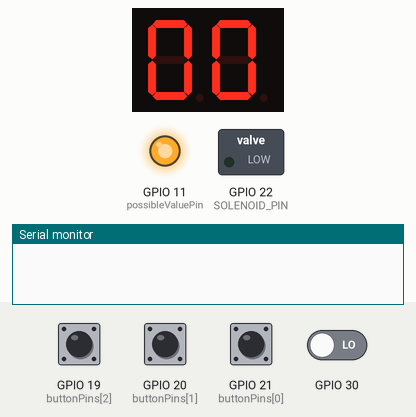
Bench run of a sketch on a simulated ESP32. On the bench: 2-digit seven-segment display, switched loads named in the sketch (green lamp = pin HIGH), output pins drawn as LEDs (lit = HIGH), the last lines printed to the serial monitor. Wiring (inferred from the names in the program): 2-digit 7-segment display, segments lit when LOW: segments GPIO 14, GPIO 15, GPIO 18, GPIO 17, GPIO 16, GPIO 13, GPIO 12; digit selects GPIO 9, GPIO 8. Inputs (shaded band) come from the test bench; at power-on: GPIO 19 (buttonPins[2]), GPIO 20 (buttonPins[1]), GPIO 21 (buttonPins[0]), GPIO 30 LOW. The segment pins are drawn as the display they are named for; pins used as bus, display or sensor lines are not drawn.

Above: at 1.2 s.
1.3 s: GPIO 19 (buttonPins[2]) pulled HIGH for 1 s
At 2.7 s:
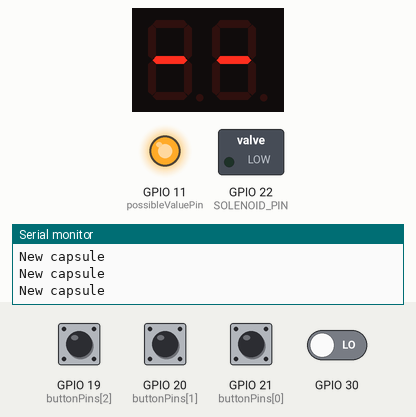
3.8 s: GPIO 20 (buttonPins[1]) pulled HIGH for 1 s
At 6.0 s:
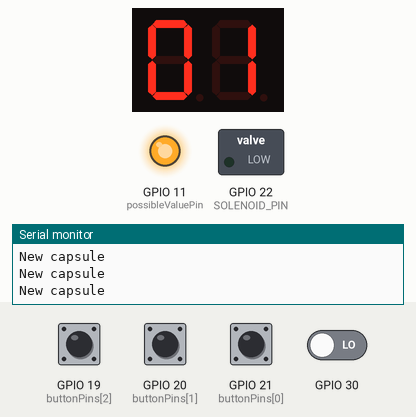
6.3 s: GPIO 20 (buttonPins[1]) pulled HIGH for 1 s
At 8.5 s:
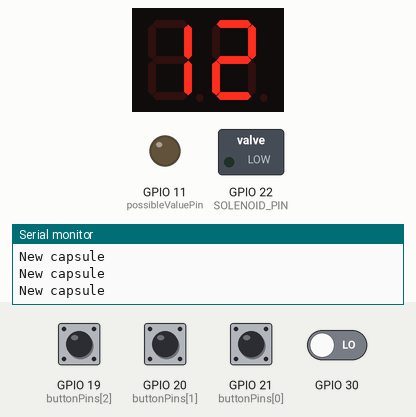
8.8 s: GPIO 19 (buttonPins[2]) pulled HIGH for 0.15 s
At 9.26 s:
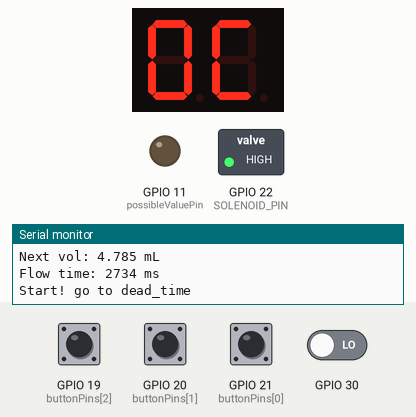
9.5 s: GPIO 30 driven HIGH
At 10.1 s:
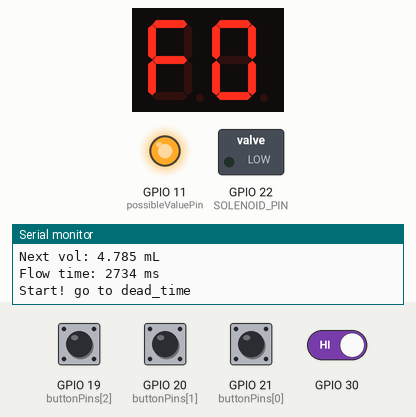
Timing chart, 0 to 14.1 s (numbered marks = the images above; inputs shaded):
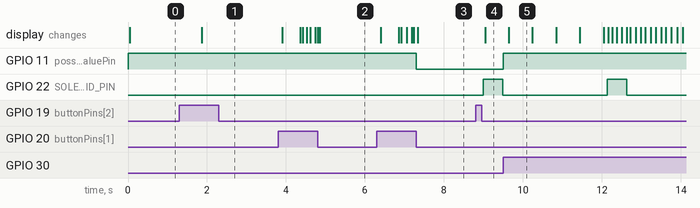

Measured:
- after the input at 1.3 s, the display: changes after 0.56 s (image 1)
- after the input at 3.8 s, the display: first changes after 0.10 s (image 2 shows a later state)
- after the input at 6.3 s, GPIO 11 (possibleValuePin): HIGH → LOW after 0.99 s; the display: first changes after 0.10 s (image 3 shows a later state)
- after the input at 8.8 s, GPIO 22 (SOLENOID_PIN): LOW → HIGH after 0.19 s, → LOW 0.50 s later; the display: changes after 0.24 s (image 4)
- after the input at 9.5 s, GPIO 11 (possibleValuePin): LOW → HIGH at once
- what the display in image 5 shows lasts 0.6 s, from 9.6 s to 10.2 s

The sketch:

caffeine-content.ino
```cpp
#include "Communication.h"
#include "MakeCoffe.h"
#include "Display.h"
#include "Buttons.h"

void setup() {
  pinMode(SOLENOID_PIN, OUTPUT);
  Serial.begin(115200);
  while (!Serial && millis() < 2000) { }

  setupCoffe();
  setupDisplay();
  setupButtons();

}

void loop() {

  loopSerialInput();
  loopCoffe();
  loopDisplay();
  loopButtons();

}
```

Buttons.cpp
```cpp
#include <Arduino.h>
#include "Buttons.h"
#include "MakeCoffe.h"
#include "Display.h"

#define HOLD 2 // Buttons have 3 states: LOW, HIGH and HOLD

const int possibleValuePin = 11;

// -------------------------------
// Button configuration
// -------------------------------
enum { MINUS = 0, PLUS = 1, OK = 2 };
const int buttonPins[3] = {21, 20, 19};   // MINUS, PLUS, OK

// Button timers
const unsigned long debounceTime = 30;     // Debounce delay
const unsigned long holdTime = 500;        // Time to entering in hold state
const unsigned long repeatInterval = 50;   // Time between ticks when the button is held

// -------------------------------
// Button state tracking
// -------------------------------
int  buttonState[3] = {LOW, LOW, LOW};          // Debounced state
bool lastReading[3] = {LOW, LOW, LOW};          // Last raw reading
unsigned long lastChangeTime[3] = {0, 0, 0};    // Last change time

int value = 0;  // Caffeine value
bool display_and_return = false; // When the value is not present, the first click in PLUS or MINUS should display the value but not dec/increment

// Initial configuration
void setupButtons(){
  for (int i = 0; i < 3; i++) {
    pinMode(buttonPins[i], INPUT_PULLDOWN);
  }
  pinMode(possibleValuePin, OUTPUT);
}

// Reset function (called on OK long press/hold)
void resetFunction() {
  value = 0;
  Serial.println("RESET");
}

// Called when Button <id> is pressed
void onButtonPress(int id){

  if(display_and_return){
    display_and_return = false;
    showNumber(value);
    return;
  }

  switch(id){
    case PLUS:
      if(value < 99) value++;
      //Serial.println(value);
      showNumber(value);
      break;

    case MINUS:
      if(value > 0) value--;
      //Serial.println(value);
      showNumber(value);
      break;
  }
}

// Called when Button <id> is released
void onButtonRelease(int id){

  switch(id){
    case OK:
      Serial.println("OK");
      newCoffe(String(value));
      break;
  }
}


// Called when Button <id> is long pressed
void onButtonHold(int id)
{
  switch(id){
    case PLUS:
      if(value < 99) value++;
      showNumber(value);
      //Serial.println(value);
      break;

    case MINUS:
      if(value > 0) value--;
      showNumber(value);
      //Serial.println(value);
      break;

    case OK: //Reset
      // The next button press will change from "--" to the previous value, but not inc or decrement
      display_and_return = true;
      showLetters("--");
      newCapsule();
      break;
  }
}

// Button state logic, calling onButtonPress(), onButtonRelease() and onButtonHold()
void loopButtons()
{
  digitalWrite(possibleValuePin, value < minimumCfi() || value > maximumCfi());

  static int id = 0;
  if(id++ >= 3) id = 0;

  bool reading = digitalRead(buttonPins[id]);

  // After hold mode, state returns low as soon as the button is released
  if(reading == LOW && buttonState[id] == HOLD){
    buttonState[id] = LOW;
  }

  if(reading != lastReading[id]){
    lastChangeTime[id] = millis(); // começou uma mudança
  }

  //Apenas considera depois de estabilizar no mesmo valor por 30 ms
  if(millis() - lastChangeTime[id] > debounceTime){
    if(reading + buttonState[id] == LOW + HIGH) { // reading and state are low and high or vice versa
      buttonState[id] = reading;
      if(buttonState[id] == HIGH)
          onButtonPress(id);
      else if(buttonState[id] == LOW)
          onButtonRelease(id);
    }
  }

  // Botão está premido e estável por mais de holdTime segundos => Inicia o estado de hold
  if(buttonState[id] == HIGH && millis() - lastChangeTime[id] > holdTime) {
    buttonState[id] = HOLD;
  }

  // Botão está em hold e passaram repeatInterval segundos desde o último tick => novo tick
  if(buttonState[id] == HOLD && millis() - lastChangeTime[id] > repeatInterval) {
    onButtonHold(id);
    lastChangeTime[id] = millis();
  }

  lastReading[id] = reading;
}
```

Buttons.h
```cpp
#pragma once

void setupButtons();

void loopButtons();
```

Communication.cpp
```cpp
#include <Arduino.h>
#include "Communication.h"
#include "MakeCoffe.h"
#include "Display.h"

String inputBuffer = "";

bool handleSerialInput() {
  while (Serial.available() > 0) {
    char c = Serial.read();

    if (c == '\n' || c == '\r') {
      if (inputBuffer.length() > 0) {
        return true;
      }
    } else {
      inputBuffer += c;
    }
  }
  return false;
}

void loopSerialInput() {

  if(!handleSerialInput())  return;

  String trimmed = inputBuffer;
  trimmed.trim();
  inputBuffer = "";

  int firstSpace = trimmed.indexOf(' ');
  String command, args;

  if (firstSpace == -1) {
    command = trimmed;
    args = "";
  } else {
    command = trimmed.substring(0, firstSpace);
    args = trimmed.substring(firstSpace + 1);
  }

  if (command.equalsIgnoreCase("coffe")) {
    newCoffe(args);
  }

  if (command.equalsIgnoreCase("capsule")) {
    newCapsule();
  }

  if (command.equalsIgnoreCase("number")) {
    showNumber(args.toInt());
  }

  if (command.equalsIgnoreCase("letters")) {
    showLetters(args);
  }

}
```

Communication.h
```cpp
#pragma once

//bool handleSerialInput();

void loopSerialInput();
```

Display.cpp
```cpp
#include <Arduino.h>
#include "Display.h"

// Segment pin order: A, B, C, D, E, F, G
const int segmentPins[7] = {14, 15, 18, 17, 16, 13, 12};

const int anode10 = 8, anode1 = 9;

// Digit-to-segment map for numbers 0–9
// 1 = segment ON, 0 = segment OFF
// For common-anode displays: ON = LOW, OFF = HIGH
const bool digitMap[][7] = {
 //A B C D E F G
  {1,1,1,1,1,1,0}, // 0
  {0,1,1,0,0,0,0}, // 1
  {1,1,0,1,1,0,1}, // 2
  {1,1,1,1,0,0,1}, // 3
  {0,1,1,0,0,1,1}, // 4
  {1,0,1,1,0,1,1}, // 5
  {1,0,1,1,1,1,1}, // 6
  {1,1,1,0,0,0,0}, // 7
  {1,1,1,1,1,1,1}, // 8
  {1,1,1,1,0,1,1}, // 9

  {1,0,0,1,1,1,0}, // C  //10
  {1,1,1,1,1,1,0}, // O  //11
  {1,0,0,0,1,1,1}, // F  //12
  {1,0,0,1,1,1,1}, // E  //13
  {0,0,0,0,0,0,1}  // -  //14
};


void setupDisplay(){
  for (int i = 0; i < 7; i++) {
    pinMode(segmentPins[i], OUTPUT);
    digitalWrite(segmentPins[i], HIGH); // OFF for common-anode
  }

  pinMode(anode10, OUTPUT);
  digitalWrite(anode10, LOW);

  pinMode(anode1, OUTPUT);
  digitalWrite(anode1, LOW);
}


// Displays a single digit (0–9) on the 7-segment display
void showDigit(int digit) {

  if(digit < 0){
    for (int i = 0; i < 7; i++)  digitalWrite(segmentPins[i], HIGH);  //CLEAR
    return;
  }

  // For common-anode: LOW = ON, HIGH = OFF
  for (int i = 0; i < 7; i++)  digitalWrite(segmentPins[i], digitMap[digit][i] ? LOW : HIGH);
}

int digit_left = 0, digit_right = 0;

// Changes digit_left and digit_right so loopDisplay() shows the <number>
void showNumber(int number){

   // If invalid number: -1 means nothing to display
  if(number < 0 || number > 99){
    digit_left = -1;
    digit_right = -1;
    return;
  }

  // Extract algarisms from number
  digit_left = number/10;
  digit_right = number - digit_left*10;
}

// Changes digit_left and digit_right so loopDisplay() shows the first 2 elements in <letters>
void showLetters(const String& letters) {
  int index;

  for(int n = 0; n < 2; n++){
    switch(letters[n]) {
      case 'C': index = 10; break;
      case 'O': index = 11; break;
      case 'F': index = 12; break;
      case 'E': index = 13; break;
      case '-': index = 14; break;
      default:  index = -1; break; //-1 means nothing to display
    }
    n == 0 ? digit_left = index : digit_right = index;
  }
}


void loopDisplay(){

  static unsigned long time = 0;
  static bool units_active = true;

  if(millis() - time >= 5){
    time = millis();
    units_active = !units_active;
  }

  if(units_active){
    showDigit(digit_right);
    digitalWrite(anode10, HIGH);
    digitalWrite(anode1, LOW);
  }
  else{
    showDigit(digit_left);

    digitalWrite(anode10, LOW);
    digitalWrite(anode1, HIGH);
  }
}
```

Display.h
```cpp
#pragma once

void setupDisplay();

void showDigit(int digit);

void showNumber(int number);

void showLetters(const String& letters);

void loopDisplay();
```

MakeCoffe.cpp
```cpp
#include <Arduino.h>
#include <math.h>
#include "MakeCoffe.h"
#include "Display.h"

#define BUTTON_PRESS_TIME 500
#define BUTTON_INTERRUPT_MIN_TIME 500

long dead_time, over_time;   // ms
long flow_time;              // ms
float flow_rate;             // mL/ms
float used_cfi, used_vol;    // mg , mL
float total_cfi;             // mg

float desired_cfi, desired_vol;

enum State {
  state_waiting,
  state_start,
  state_dead_time,
  state_active_time,
  state_over_time
};
State current_state = state_waiting;


float vol2cfi(float vol){
  return total_cfi * (1 - exp(-vol/LAMBDA));
}

float cfi2vol(float cfi){
  return -LAMBDA * log(1 - cfi/total_cfi);
}

void setupCoffe()
{
  dead_time = DEAD_TIME*1000.0; // seconds to ms
  over_time = OVER_TIME*1000.0; // seconds to ms
  flow_rate = FLOW_RATE/1000.0; // mL/s to mL/ms

  total_cfi = CAFFEINE_30 / (1 - exp(-30/LAMBDA)); //TODO pode ficar num setup
  used_cfi = 0.0f;
  used_vol = 0.0f;
}

// Turning off the machine as soon as it enters over_time will produce a volume equal to over_time
// So, the minimum volume is the volume produced during over_time
// This function convers that min_vol to caffeine
int minimumCfi(){
  float min_vol = over_time * flow_rate;
  return (int)(vol2cfi(used_vol + min_vol) - used_cfi + 1.0); //ceil round
}

int maximumCfi(){
  return (int)(CAFFEINE_30 - used_cfi); //floor round
}


void newCoffe(const String& args) {

  if (args.length() == 0) {
    Serial.println("Usage: coffe <cafeine mg>");
    return;
  }

  desired_cfi = args.toFloat();

  if((int)desired_cfi > maximumCfi()){
    Serial.printf("Available cafeine in the capsule: %d\n", maximumCfi());
    return;
  }

  if((int)desired_cfi < minimumCfi()){
    Serial.printf("Minimum caffeine possible: %d mg (because we need flow-time >= over-time)\n", minimumCfi());
    return;
  }

  desired_vol = cfi2vol(used_cfi + desired_cfi) - used_vol;
  flow_time = desired_vol / flow_rate; //ms

  Serial.printf("Caffeine quantity: %.1f mg\nNext vol: %.3f mL\nFlow time: %d ms\n\n", desired_cfi, desired_vol, flow_time);
  current_state = state_start; // Starts the process
}

void newCapsule(){
  //Or call setupCoffe() just for these 2 resets
  used_cfi = 0.0f;
  used_vol = 0.0f;

  Serial.println("New capsule");
}

float extractedCfi(long initial_time){
  float extracted_vol = flow_rate * (millis() - initial_time);
  float extracted_cfi = vol2cfi(used_vol + extracted_vol) - used_cfi;
  return extracted_cfi;
}
void loopCoffe() {

  if(current_state == state_waiting) return;
  static long time = 0, button = 0;
  static long active_time;
  static long extracted_time;


  // Presses the button if the counter is active
  digitalWrite(SOLENOID_PIN, millis() - button < BUTTON_PRESS_TIME ? HIGH : LOW);

  if(current_state == state_start){
    if(flow_time < over_time)
      active_time = 0;
    else
      active_time = flow_time - over_time;

    time = millis();
    Serial.print("Start! go to dead_time\n");
    button = millis(); // Starts the button counter, pressing it for 250 ms
    current_state = state_dead_time;
  }

  if(current_state == state_dead_time){

    // Divides dead_time in five equal partes to write "COFFEE"
    int frac = (5*(millis() - time)) / dead_time;
    switch(frac){
      case 0: showLetters("CO"); break;
      case 1: showLetters("OF"); break;
      case 2: showLetters("FF"); break;
      case 3: showLetters("FE"); break;
      case 4: showLetters("EE"); break;
    }

    if(millis() - time > dead_time){ // change to state_active_time
      time = millis();
      Serial.printf("Changing to state_active_time\n");
      current_state = state_active_time;
      extracted_time = millis();
    }
  }

  if(current_state == state_active_time){

    showNumber((int) extractedCfi(extracted_time));

    if(millis() - time > active_time){ // change to state_over_time
      time = millis();
      button = millis(); // Starts the button counter, pressing it for 250 ms
      Serial.print("Changing to state state_over_time\n");
      current_state = state_over_time;
    }
  }

  if(current_state == state_over_time){

    showNumber((int) extractedCfi(extracted_time));

    if(millis() - time > over_time){
      Serial.print("End over-time => Coffe is ready\n");

      // Update vars for the next coffe, as if the current coffe making process has already ended
      used_cfi += desired_cfi;
      used_vol += desired_vol;
      current_state = state_waiting;
    }
  }

}
```

MakeCoffe.h
```cpp
#pragma once


//Capsule parameters
#define CAFFEINE_30 63     // mg of caffeine in 30 mL of coffe

// TODO O user deve meter a cfi a 15 e o lambda é calcualdo internamente no setupCoffe
#define LAMBDA 13.6    // "Time constant" for volume instead of time

// Machine parameters
#define DEAD_TIME 3.0  // time after button press to start running coffe
#define OVER_TIME 2.6  // seconds after button press that stills run coffe
#define FLOW_RATE 1.75  // mL (or grams) per second

#define SOLENOID_PIN 22 // Actuator for the coffe machine

void setupCoffe();

// Turning off the machine as soon as it enters over_time will produce a volume equal to over_time
// So, the minimum volume is the volume produced during over_time
// This function convers that min_vol to caffeine
int minimumCfi();

int maximumCfi();

void newCoffe(const String& args);

void newCapsule();

void loopCoffe();

//void commandSetLed(const String& args);
```
